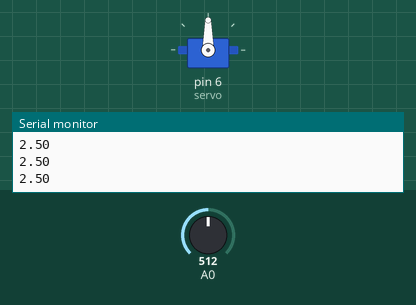
Simulated run of this sketch. Board: Arduino Uno, built with avr-gcc and run on an emulated ATmega328P. On the bench: servo, the last lines printed to the serial monitor. The inputs (shaded band) are chosen by the test bench; at power-on: A0 = 512.

Above: at 1.2 s.
1.3 s: A0 set to 716
At 1.54 s:
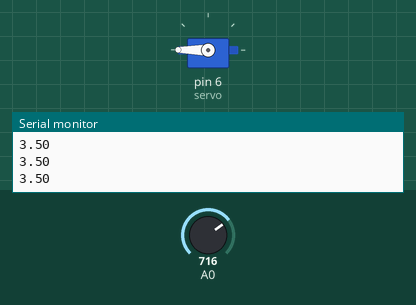
3.2 s: A0 set to 306
At 3.48 s:
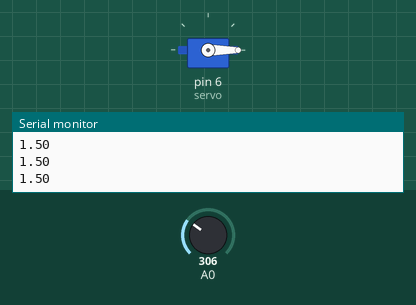
Timing chart, 0 to 6.2 s (numbered marks = the images above; inputs shaded):
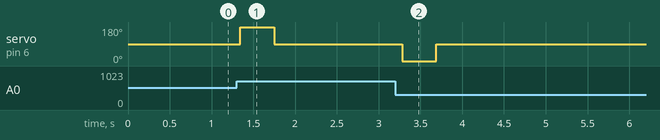

The sketch:

Codigo_prototipo.ino
```cpp
#include <Servo.h>
#include <CircularBuffer.h>
#include <arduino-timer.h>


Servo servo;
auto timer = timer_create_default(); // create a timer with default settings
bool extender = false;
bool extendido = false;
volatile unsigned int contadorinterrupt = 0;
int lecturauno = 0;
CircularBuffer<float,100> valores;
float voltaje = 0;
float promedio = 0;

bool ESTADO = false;

void setup() {
  // comunicación serial es utilizada únicamente durante el debugging
  Serial.begin(57600);
  servo.attach(6);
  servo.write(90); // en servos continuos 90 indica parado, 180 maxima velocidad en una direccion y 0 maxima velocidad en otra direccion


  //implementación del Timer2 para fijar una frecuencia de muestreo

 SREG = (SREG & 0b01111111); //Desabilitar interrupciones
 TIMSK2 = TIMSK2|0b00000001; //Habilita la interrupcion por desbordamiento
 TCCR2B = 0b00000011; //Configura preescala para que FT2 sea de 7812.5Hz. T = 0.000128s, 128 microsegundos
 //0b00000001 = 8MHz
 //0b00000010 = 1MHz
 //0b00000011 = 250kHz
 //0b00000100 = 125kHz
 //0b00000101 = 62500Hz
 //0b00000110 = 31250Hz
 //0b00000111 = 7812.5Hz
 SREG = (SREG & 0b01111111) | 0b10000000; //Habilitar interrupciones //Desabilitar interrupciones

 //nota: una lectura analogica toma aproximadamente 0.0001s o 100 microsegundos
// Si usaramos el interrupt con la frecuencia mínima, aún sería muy rápido. Se implementa un contador de 78 veces,
//para aproximar el período de muestreo a 1 kHZ.

// fuente implementación Timer2: Dr. Rubén E-Marmolejo. Profesor Universidad de Guadalajara, México

//inicializar el buffer circular con ceros

using index_t = decltype(valores)::index_t;
    for (index_t i = 0; i < valores.size(); i++) {
      valores.push(0);
    }


}
void loop() {

  //servo.write(180);
  calcularpromedio();
  Serial.println(promedio);
  timer.tick();


  if (promedio > 2.9){
    extender = true;
  }
  if (promedio<=2){
    extender = false;
  }

  if ((extender == true)&&(extendido == false)){
    servo.write(180);
    timer.in(400,apagarmotor);
    extendido = true;
  }

  if ((extender == false)&&(extendido ==true)){
    servo.write(0);
    timer.in(400,apagarmotor);
    extendido = false;
  }

}

ISR(TIMER2_OVF_vect){
//    contadorinterrupt++;
//    if(contadorinterrupt > 1) {
      lecturauno = analogRead(A0);
      voltaje = lecturauno * (5.0 / 1023.0);
      valores.push(voltaje);
      contadorinterrupt=0;
      //ESTADO = !ESTADO;
//    }
}

void calcularpromedio(void){
  promedio=0;
  using index_t = decltype(valores)::index_t;
    for (index_t i = 0; i < valores.size(); i++) {
      promedio += valores[i] / valores.size();
    }
}

bool apagarmotor(void *) {
  servo.write(90); //apagarmotor
  return true; // repetir
}
```

Measured:
- after the input at 1.3 s, servo on pin 6 (servo): 90° → 180° at once, → 90° 0.40 s later
- after the input at 3.2 s, servo on pin 6 (servo): 90° → 0° after 0.08 s, → 90° 0.40 s later
